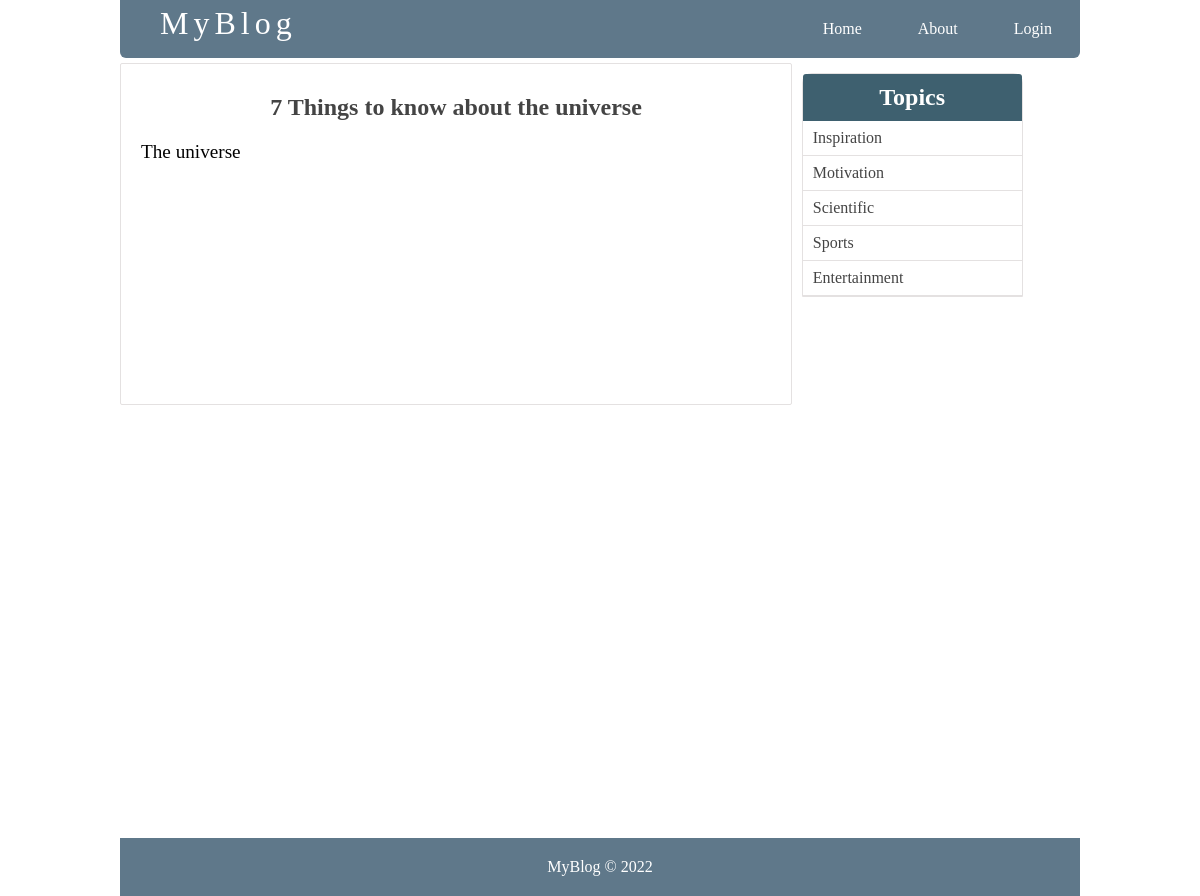
Page /single_article.php?post-slug=7-Things-to-know-about-the-universe on the committed database.
### tables this page shows
CREATE TABLE `articles` (
  `id` int NOT NULL AUTO_INCREMENT,
  `user_id` int DEFAULT NULL,
  `title` varchar(255) NOT NULL,
  `holder` varchar(255) NOT NULL,
  `views` int NOT NULL DEFAULT '0',
  `image` varchar(255) NOT NULL,
  `body` text NOT NULL,
  `published` tinyint(1) NOT NULL,
  `created_at` timestamp NOT NULL DEFAULT CURRENT_TIMESTAMP ON UPDATE CURRENT_TIMESTAMP,
  `updated_at` timestamp NOT NULL DEFAULT '0000-00-00 00:00:00',
  PRIMARY KEY (`id`),
  UNIQUE KEY `slug` (`holder`),
  KEY `user_id` (`user_id`),
  CONSTRAINT `articles_ibfk_1` FOREIGN KEY (`user_id`) REFERENCES `users` (`id`)
);

CREATE TABLE `topics` (
  `id` int NOT NULL,
  `name` varchar(255) DEFAULT NULL,
  `topic_holder` varchar(255) DEFAULT NULL,
  PRIMARY KEY (`id`),
  UNIQUE KEY `topic_holder_UNIQUE` (`topic_holder`)
);

### functions.php (called while the page is built, shortened)
<?php
function getTopic($articlId){
    global $conn;
    $sql = "SELECT * FROM topics WHERE id=
			(SELECT topic_id FROM posts WHERE article_id=$articlId) LIMIT 1";
	$result = mysqli_query($conn, $sql);
	$topic = mysqli_fetch_assoc($result);
	return $topic;
}
function getArticle($holder){
	global $conn;
	$article_holder = $_GET['post-slug'];
	$sql = "SELECT * FROM articles WHERE holder='$article_holder' AND published=true";
	$result = mysqli_query($conn, $sql);
	$article = mysqli_fetch_assoc($result);
	if ($article) {
		$article['topic'] = getTopic($article['id']);
	}
	return $article;
}
function getTopics()
{
	global $conn;
	$sql = "SELECT * FROM topics";
	$result = mysqli_query($conn, $sql);
	$topics = mysqli_fetch_all($result, MYSQLI_ASSOC);
	return $topics;
}
?>

### single_article.php (the view, shortened to what this page needs)
<?php  include('connect.php'); ?>
<?php  include('functions.php'); ?>
<?php
	if (isset($_GET['post-slug'])) {
		$post = getArticle($_GET['post-slug']);
	}
	$topics = getTopics();
?>
<!DOCTYPE html>
<html>
<head>
	<link rel="stylesheet" href="css/style.css">
</head>
<body>
<div class="container">
<div class="navbar">
			<div class="brand">
				<a href="index.php"><h1>MyBlog</h1></a>
			</div>
			<ul>
			  <li><a class="active" href="index.php">Home</a></li>
			  <li><a href="about.php">About</a></li>
              <li><a href="login.php">Login</a></li>
			</ul>
		</div>
	<div class="content" >
		<div class="post-wrapper">
			<div class="full-post-div">
			<?php if ($post['published'] == false): ?>
				<h2 class="post-title">Sorry... This post has not been published</h2>
			<?php else: ?>
				<h2 class="post-title"><?php echo $post['title']; ?></h2>
				<div class="post-body-div">
					<?php echo html_entity_decode($post['body']); ?>
				</div>
			<?php endif ?>
			</div>
		</div>
		<div class="post-sidebar">
			<div class="card">
				<div class="card-header">
					<h2>Topics</h2>
				</div>
				<div class="card-content">
					<?php foreach ($topics as $topic): ?>
						<a
							href="<?php echo 'articleby_topic.php?topic=' . $topic['id'] ?>">
							<?php echo $topic['name']; ?>
						</a>
					<?php endforeach ?>
				</div>
			</div>
		</div>
	</div>
</div>
<div class="footer">
			<p>MyBlog &copy; 2022</p>
		</div>
</body>
</html>

### style.css (style rules this page uses)
* { margin: 0px; padding: 0px; }
html { height: 100%; box-sizing: border-box; }
body { position: relative; margin: 0; padding-bottom: 6rem; min-height: 100%; }
h1, h2, h3, h4, h5, h6 { color: #444; font-family: 'sans-serif', cursive; }
a { text-decoration: none; }
ul, ol { margin-left: 40px; }
.container { width: 80%; margin: 0px auto; }
.navbar { margin: 0 auto; overflow: hidden; background-color: #5f788a; border-radius: 0px 0px 6px 6px; }
.navbar ul { list-style-type: none; float: right; }
.navbar ul li { float: left; font-family: cursive; }
.navbar ul li a { display: block; color: white; text-align: center; padding: 20px 28px; text-decoration: none; }
.navbar .brand { float: left; padding-top: 5px; padding-left: 40px; }
.navbar .brand h1 { color: white; font-size: 2em; letter-spacing: 5px; font-weight: 100; font-family: cursive; }
.footer { position: absolute; right: 0; bottom: 0; left: 0; color: white; background-color: #5f788a; text-align: center; width: 80%; margin: 20px auto 0px; padding: 20px 0px; }
.content { margin: 5px auto; border-radius: 5px; min-height: 400px; }
.content:after { content: ""; display: block; clear: both; }
.content .post-wrapper { width: 70%; float: left; min-height: 250px; }
.full-post-div { min-height: 300px; padding: 20px; border: 1px solid #e4e1e1; border-radius: 2px; }
.full-post-div h2.post-title { margin: 10px auto 20px; text-align: center; }
.post-body-div { font-family: cursive; font-size: 1.2em; }
.post-sidebar { width: 24%; float: left; margin-left: 5px; min-height: 400px; }
.post-sidebar .card { width: 95%; margin: 10px auto; border: 1px solid #e4e1e1; border-radius: 10px 10px 0px 0px; }
.post-sidebar .card .card-header { padding: 10px; text-align: center; border-radius: 3px 3px 0px 0px; background: #3E606F; }
.post-sidebar .card .card-header h2 { color: white; }
.post-sidebar .card .card-content a { display: block; box-sizing: border-box; padding: 8px 10px; border-bottom: 1px solid #e4e1e1; color: #444; font-family: cursive; }

### rows in the picture
articles: title "7 Things to know about the universe", body "The universe"
topics: name "Inspiration"
topics: name "Motivation"
topics: name "Scientific"
topics: name "Sports"
topics: name "Entertainment"
